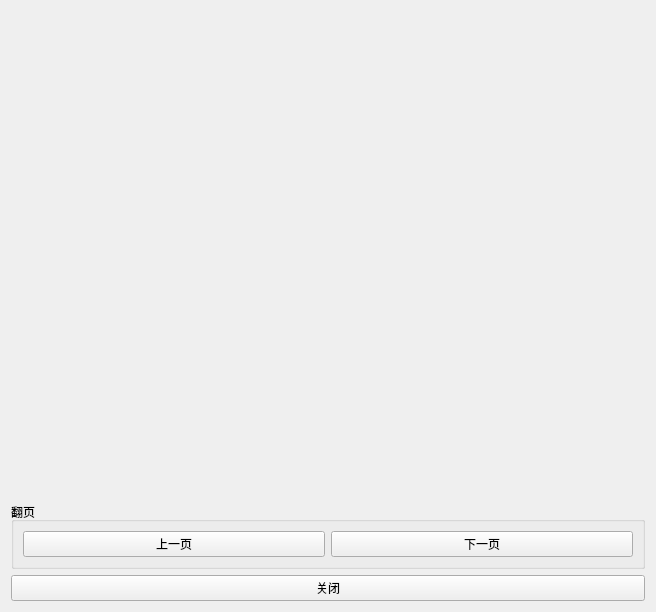
<?xml version="1.0" encoding="UTF-8"?>
<ui version="4.0">
 <class>ImageSlider</class>
 <widget class="QWidget" name="ImageSlider">
  <property name="geometry">
   <rect>
    <x>0</x>
    <y>0</y>
    <width>656</width>
    <height>612</height>
   </rect>
  </property>
  <property name="minimumSize">
   <size>
    <width>656</width>
    <height>612</height>
   </size>
  </property>
  <property name="maximumSize">
   <size>
    <width>656</width>
    <height>612</height>
   </size>
  </property>
  <property name="windowTitle">
   <string>帮助手册</string>
  </property>
  <property name="windowIcon">
   <iconset resource="../../apprcc.qrc">
    <normaloff>:/image/image/JLUgeo.ico</normaloff>:/image/image/JLUgeo.ico</iconset>
  </property>
  <layout class="QVBoxLayout" name="verticalLayout" stretch="0,0,0">
   <item>
    <widget class="SlidingStackedWidget" name="stackedWidget"/>
   </item>
   <item>
    <widget class="QGroupBox" name="groupBox_4">
     <property name="title">
      <string>翻页</string>
     </property>
     <layout class="QHBoxLayout" name="horizontalLayout_4">
      <item>
       <widget class="QPushButton" name="pushButtonPrev">
        <property name="text">
         <string>上一页</string>
        </property>
       </widget>
      </item>
      <item>
       <widget class="QPushButton" name="pushButtonNext">
        <property name="text">
         <string>下一页</string>
        </property>
       </widget>
      </item>
     </layout>
    </widget>
   </item>
   <item>
    <widget class="QPushButton" name="closeButton">
     <property name="text">
      <string>关闭</string>
     </property>
    </widget>
   </item>
  </layout>
 </widget>
 <customwidgets>
  <customwidget>
   <class>SlidingStackedWidget</class>
   <extends>QStackedWidget</extends>
   <header location="global">SlidingStackedWidget</header>
   <container>1</container>
  </customwidget>
 </customwidgets>
 <resources>
  <include location="../../apprcc.qrc"/>
 </resources>
 <connections/>
</ui>
